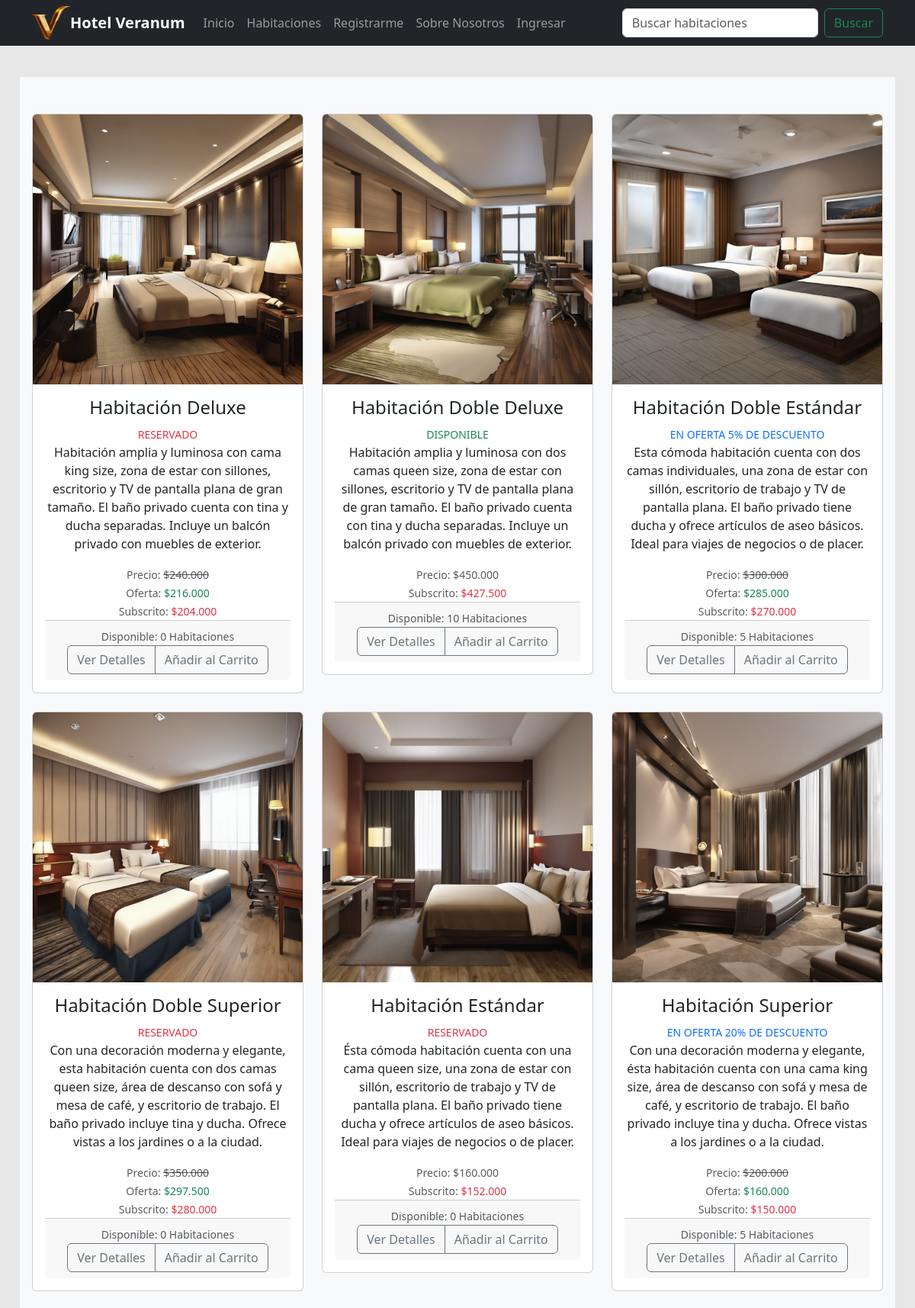
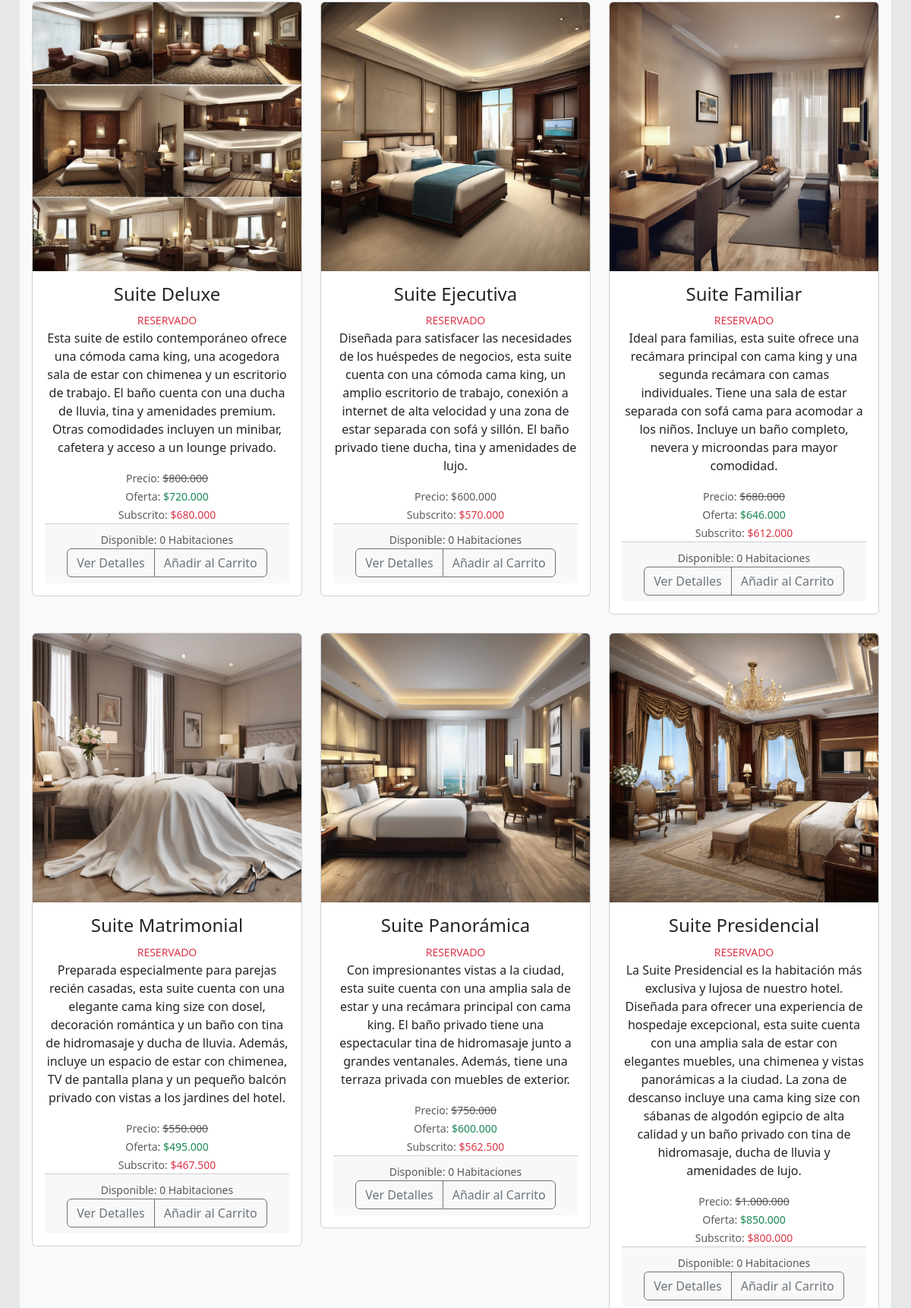
The page /habitaciones (upper part) on the database its author committed (2 pictures, top to bottom).
### core/models.py (models this page shows, shortened)
class Producto(models.Model):
    categoria = models.ForeignKey(Categoria, on_delete=models.DO_NOTHING, verbose_name='Categoría')
    nombre = models.CharField(max_length=100, blank=False, null=False, verbose_name='Nombre producto')
    descripcion = models.CharField(max_length=400, blank=False, null=False, verbose_name='Descripción')
    precio = models.IntegerField(blank=False, null=False, verbose_name='Precio')
    descuento_subscriptor = models.IntegerField(
        validators=[MinValueValidator(0), MaxValueValidator(100)],
        blank=False,
        null=False,
        verbose_name='% Descuento subscriptor'
    )
    descuento_oferta = models.IntegerField(
        validators=[MinValueValidator(0), MaxValueValidator(100)],
        blank=False,
        null=False,
        verbose_name='% Descuento oferta'
    )
    imagen = models.ImageField(upload_to='productos/', blank=False, null=False, verbose_name='Imagen')
    class Meta:
        db_table = 'Producto'
        verbose_name = "Producto"
        verbose_name_plural = "Productos"
        ordering = ['categoria', 'nombre']

### core/views.py (the view)
# urls.py: path('', habitaciones, name='habitaciones'),
def habitaciones(request):
    if request.method == 'POST':
        buscar = request.POST.get('buscar')
        registros = Producto.objects.filter(nombre__icontains = buscar).order_by('nombre')
    if request.method == 'GET':
        registros = Producto.objects.all().order_by('nombre')
    productos = []
    for registro in registros:
        productos.append(obtener_info_producto(registro.id))
    context = { 'productos': productos }
    return render(request, 'core/habitaciones.html', context)

### core/context_processors.py (called while the page is built, shortened)
def obtener_datos_usuario(request):
    first_name = ''
    last_name = ''
    if request.user.is_authenticated:
        usuario = User.objects.get(pk=request.user.pk)
        first_name = usuario.first_name
        last_name = usuario.last_name
    return first_name, last_name

def obtener_datos_carrito(request):
    cantidad_productos = 0
    mostrar_carrito = False
    if request.user.is_authenticated:
        usuario = User.objects.get(pk=request.user.pk)
        if request.user.perfil.tipo_usuario == 'Cliente':
            cantidad_productos = Carrito.objects.filter(cliente=request.user.perfil).count()
            mostrar_carrito = cantidad_productos > 0
    return mostrar_carrito, cantidad_productos

def get_and_clean_session_variable(request, name):
    value = ''
    if name in request.session:
        value = request.session.get(name)
        request.session[name] = ''
    return value

def obtener_mensajes(request):
    html_messages = ''
    tipo_mensajes = []
    lista_mensajes = list(messages.get_messages(request))
    html_form_errors = get_and_clean_session_variable(request, 'backend_html_form_errors')
    titulo = html_form_errors != '' or len(lista_mensajes) > 1
    mensajes = SafeString(html_messages + html_form_errors)
    tipo_mensaje = ''
    if html_form_errors != '' or 'error' in tipo_mensajes:
        tipo_mensaje = 'error'
    elif 'success' in tipo_mensajes:
        tipo_mensaje = 'success'
    elif 'info' in tipo_mensajes:
        tipo_mensaje = 'info'
    return mensajes, tipo_mensaje

def global_render(request):
    first_name, last_name = obtener_datos_usuario(request)
    mostrar_carrito, cantidad_productos = obtener_datos_carrito(request)
    mensajes, tipo_mensaje = obtener_mensajes(request)
    return {
        'mostrar_carrito': mostrar_carrito,
        'cantidad_productos': cantidad_productos,
        'first_name': first_name,
        'last_name': last_name,
        'backend_messages': mensajes,
        'backend_message_type': tipo_mensaje,
    }

### core/templatetags/custom_filters.py (called while the page is built)
@register.filter
def formatear_numero(value):
    value = round(value)
    value = f'{value:,}'
    value = value.replace(',', '.')
    return value

@register.filter
def formatear_dinero(value):
    value = round(value)
    value = f'${value:,}'
    value = value.replace(',', '.')
    return value

### core/templates/core/habitaciones.html
{% extends 'core/base.html' %}
{% load static %}
{% load custom_filters %}
{% block content %}
  <div class="album py-5 bg-light">
    <div class="container">
      <div class="row">
        {% if productos %}
          {% for producto in productos %}
          <div class="col-md-4">
            <div class="card mb-4 box-shadow">
              <a href="{% url 'ficha' producto.id %}">
                <img class="card-img-top" src="/media/{{ producto.imagen }}" alt="{{ producto.nombre }}">
              </a>
              <div class="card-body">
                <h4>{{ producto.nombre }}</h4>
                <small class="text-muted">{{ producto.html_estado|safe }}</small>
                <p class="card-text">{{ producto.descripcion }}</p>
                <small class="text-muted">{{ producto.html_precio|safe }}</small>
                <div class="justify-content-between align-items-center card-footer">
                  <small class="text-muted">{{ producto.html_stock|safe }}</small>
                  <div class="btn-group">
                    <a href="{% url 'ficha' producto.id %}" class="btn btn-outline-secondary">Ver Detalles</a>
                    <a href="{% url 'agregar_producto_al_carrito' producto.id %}" class="btn btn-outline-secondary">Añadir al Carrito</a>
                  </div>
                </div>
              </div>
            </div>
          </div>
          {% endfor %}
        {% else %}
          <p>No se encontraron productos.</p>
        {% endif %}
      </div>
    </div>
  </div>
{% endblock content %}

### core/static/core/css/style.css (style rules this page uses)
body { padding: 10px; margin: 0; padding-bottom: 50px; background-color:rgba(216, 216, 216, 0.61); }
.container { text-align: center; }
.card-text { text-align: center; }

### rows shown on the page
Producto: imagen (picture), nombre "Habitación Deluxe", descripcion "Habitación amplia y luminosa con cama king size, zona de estar con sillones, escritorio y TV de pantalla plana de gran tamaño. El baño privado cuenta con tina y ducha separadas. Incluye un balcón privado con muebles de exterior."
Producto: imagen (picture), nombre "Habitación Doble Deluxe", descripcion "Habitación amplia y luminosa con dos camas queen size, zona de estar con sillones, escritorio y TV de pantalla plana de gran tamaño. El baño privado cuenta con tina y ducha separadas. Incluye un balcón privado con muebles de exterior."
Producto: imagen (picture), nombre "Habitación Doble Estándar", descripcion "Esta cómoda habitación cuenta con dos camas individuales, una zona de estar con sillón, escritorio de trabajo y TV de pantalla plana. El baño privado tiene ducha y ofrece artículos de aseo básicos. Ideal para viajes de negocios o de placer."
Producto: imagen (picture), nombre "Habitación Doble Superior", descripcion "Con una decoración moderna y elegante, esta habitación cuenta con dos camas queen size, área de descanso con sofá y mesa de café, y escritorio de trabajo. El baño privado incluye tina y ducha. Ofrece vistas a los jardines o a la ciudad."
Producto: imagen (picture), nombre "Habitación Estándar", descripcion "Ésta cómoda habitación cuenta con una cama queen size, una zona de estar con sillón, escritorio de trabajo y TV de pantalla plana. El baño privado tiene ducha y ofrece artículos de aseo básicos. Ideal para viajes de negocios o de placer."
Producto: imagen (picture), nombre "Habitación Superior", descripcion "Con una decoración moderna y elegante, ésta habitación cuenta con una cama king size, área de descanso con sofá y mesa de café, y escritorio de trabajo. El baño privado incluye tina y ducha. Ofrece vistas a los jardines o a la ciudad."
Producto: imagen (picture), nombre "Suite Deluxe", descripcion "Esta suite de estilo contemporáneo ofrece una cómoda cama king, una acogedora sala de estar con chimenea y un escritorio de trabajo. El baño cuenta con una ducha de lluvia, tina y amenidades premium. Otras comodidades incluyen un minibar, cafetera y acceso a un lounge privado."
Producto: imagen (picture), nombre "Suite Ejecutiva", descripcion "Diseñada para satisfacer las necesidades de los huéspedes de negocios, esta suite cuenta con una cómoda cama king, un amplio escritorio de trabajo, conexión a internet de alta velocidad y una zona de estar separada con sofá y sillón. El baño privado tiene ducha, tina y amenidades de lujo."
Producto: imagen (picture), nombre "Suite Familiar", descripcion "Ideal para familias, esta suite ofrece una recámara principal con cama king y una segunda recámara con camas individuales. Tiene una sala de estar separada con sofá cama para acomodar a los niños. Incluye un baño completo, nevera y microondas para mayor comodidad."
Producto: imagen (picture), nombre "Suite Matrimonial", descripcion "Preparada especialmente para parejas recién casadas, esta suite cuenta con una elegante cama king size con dosel, decoración romántica y un baño con tina de hidromasaje y ducha de lluvia. Además, incluye un espacio de estar con chimenea, TV de pantalla plana y un pequeño balcón privado con vistas a los jardines del hotel."
Producto: imagen (picture), nombre "Suite Panorámica", descripcion "Con impresionantes vistas a la ciudad, esta suite cuenta con una amplia sala de estar y una recámara principal con cama king. El baño privado tiene una espectacular tina de hidromasaje junto a grandes ventanales. Además, tiene una terraza privada con muebles de exterior."
Producto: imagen (picture), nombre "Suite Presidencial", descripcion "La Suite Presidencial es la habitación más exclusiva y lujosa de nuestro hotel. Diseñada para ofrecer una experiencia de hospedaje excepcional, esta suite cuenta con una amplia sala de estar con elegantes muebles, una chimenea y vistas panorámicas a la ciudad. La zona de descanso incluye una cama king size con sábanas de algodón egipcio de alta calidad y un baño privado con tina de hidromasaje, ducha de lluvia y amenidades de lujo."

### other values the page prints
{{ producto.html_estado|safe }} "RESERVADO" "DISPONIBLE" "EN OFERTA 5% DE DESCUENTO" "RESERVADO" "RESERVADO" "EN OFERTA 20% DE DESCUENTO" "RESERVADO" "RESERVADO" "RESERVADO" "RESERVADO" "RESERVADO" "RESERVADO"
{{ producto.html_precio|safe }} "Precio: $240.000 Oferta: $216.000 Subscrito: $204.000" "Precio: $450.000 Subscrito: $427.500" "Precio: $300.000 Oferta: $285.000 Subscrito: $270.000" "Precio: $350.000 Oferta: $297.500 Subscrito: $280.000" "Precio: $160.000 Subscrito: $152.000" "Precio: $200.000 Oferta: $160.000 Subscrito: $150.000" "Precio: $800.000 Oferta: $720.000 Subscrito: $680.000" "Precio: $600.000 Subscrito: $570.000" "Precio: $680.000 Oferta: $646.000 Subscrito: $612.000" "Precio: $550.000 Oferta: $495.000 Subscrito: $467.500" "Precio: $750.000 Oferta: $600.000 Subscrito: $562.500" "Precio: $1.000.000 Oferta: $850.000 Subscrito: $800.000"
{{ producto.html_stock|safe }} "Disponible: 0 Habitaciones" "Disponible: 10 Habitaciones" "Disponible: 5 Habitaciones" "Disponible: 0 Habitaciones" "Disponible: 0 Habitaciones" "Disponible: 5 Habitaciones" "Disponible: 0 Habitaciones" "Disponible: 0 Habitaciones" "Disponible: 0 Habitaciones" "Disponible: 0 Habitaciones" "Disponible: 0 Habitaciones" "Disponible: 0 Habitaciones"
